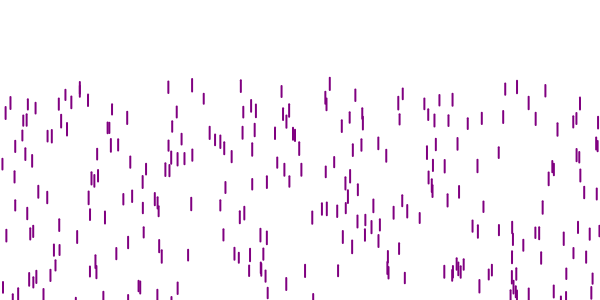
Frame 1 (no input)
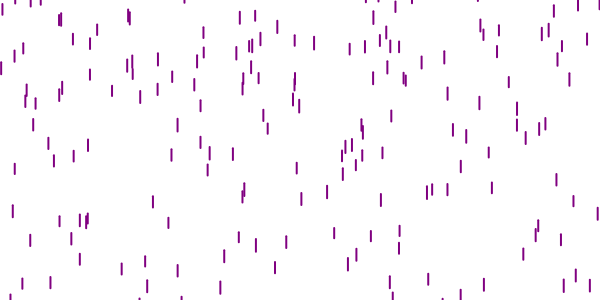
Frame 60 (no input)
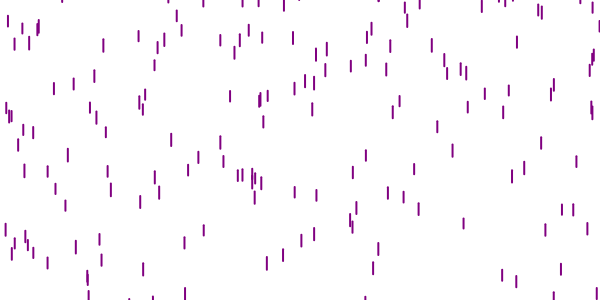
Frame 120 (the mouse pressed at the canvas centre since frame 60)

The p5.js sketch that drew these frames (run headless with seeded random() and noise() and a simulated clock; from frame 60 on, the mouse is pressed at the canvas centre):

// p5.js sketch
// ── sketch.js
var raindrops = []


function setup() {
  createCanvas(600,300);
  for(var r = 0;r<500;r++){
    raindrops[r] = new Drop();
  }
  
}

function draw() {
  background(255,255,255);  
  for(var r = 0;r<raindrops.length;r++){
    raindrops[r].fall();
    raindrops[r].display();
  }
  

}
// ── drop.js
class Drop {
 constructor (){
  this.x = random(width);
  this.y = random(500, 50);
  this.z = random(0, 20);
  this.length = map(this.z, 0, 36, 10, 15);
  this.yspeed = map(this.z, 0, 27, 40, 19);

 }
 
 fall (){
  this.y = this.y +this.yspeed;
  var gravity = map(this.z, 0, 24, 45, 0, 34);
  this.yspeed = this.yspeed+gravity;
  if(this.y > height ){
   this.y = random(-305, -50);
   this.yspeed = map(this.z, 0, 10, 17, 4);
  }

 }

 display(){
 var drizzle = map(this.z, 0, 20, 1, 3);
 strokeWeight(2);
 stroke("purple");
 line(this.x, this.y, this.x, this.y+ this.length);
 
 }


}
